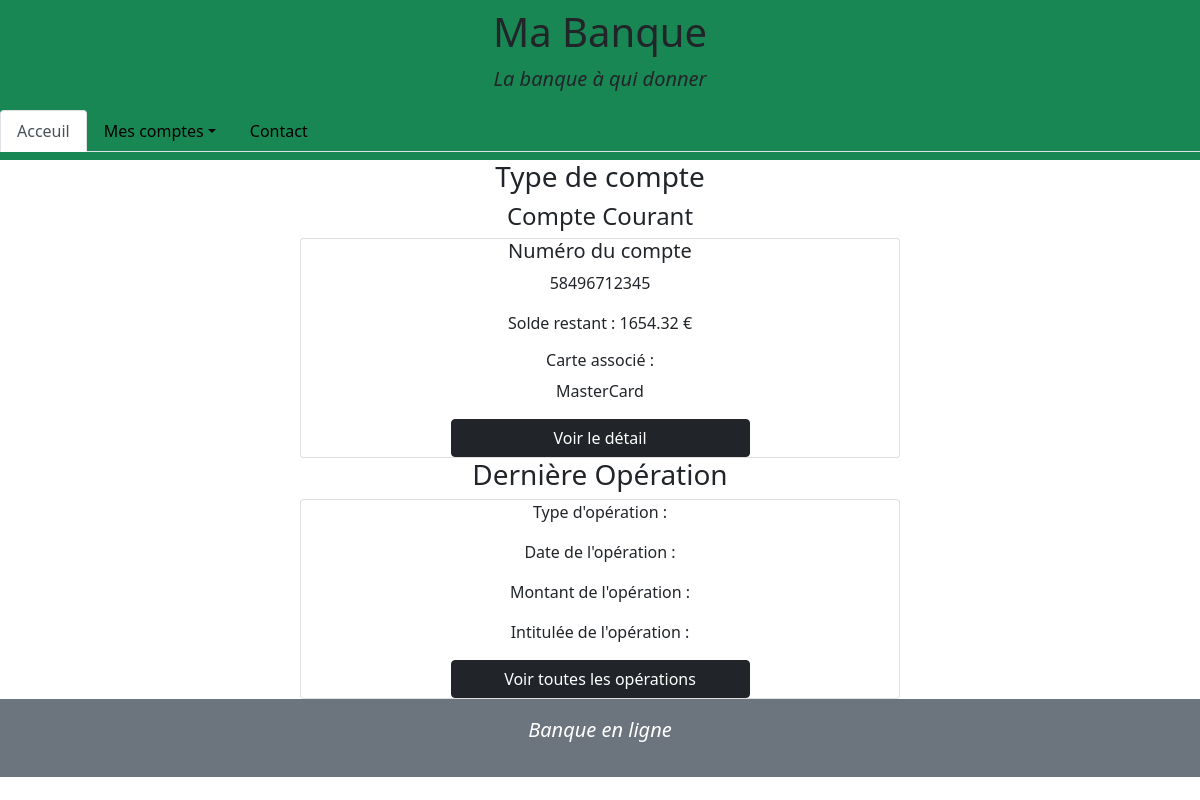
/singleCard.php?id=4 (signed in), run on the app's committed database.
### tables this page shows
CREATE TABLE credit_card (
    id INT UNSIGNED NOT NULL AUTO_INCREMENT,
    account_id INT UNSIGNED NOT NULL,
    card_number VARCHAR(16) NOT NULL,
    crypto INT(3) NOT NULL,
    card_type VARCHAR(15) NOT NULL,
    payement_perm INT(5) NOT NULL,
    debit_perm INT(5) NOT NULL,
    without_contact VARCHAR(5) NOT NULL,
    code INT(4) NOT NULL,
    PRIMARY KEY (id),
    FOREIGN KEY (account_id) REFERENCES account(id)
);

CREATE TABLE account (
    id INT UNSIGNED NOT NULL AUTO_INCREMENT,
    account_type VARCHAR(50) NOT NULL,
    create_date TIMESTAMP NOT NULL,
    account_number VARCHAR(11) NOT NULL,
    amount DECIMAL(10,2) NOT NULL,
    uncover_permission INT(20),
    customer_id INT UNSIGNED NOT NULL,
    PRIMARY KEY (id),
    FOREIGN KEY (customer_id) REFERENCES customer(id)
);

### singleCard.php (called while the page is built, shortened)
<?php
require "model/connexion.php";
require "model/accounts.php";
if(isset($_GET["id"]) && !empty($_GET["id"])) {
    $account = getAccount($db, $_GET["id"]);
}    else {
    header("Location:index.php");
}
    include "view/singleAccountView.php"
?>

### model/accounts.php (called while the page is built, shortened)
<?php
function getAccount(PDO $db, int $id) {
    $query = $db->prepare(
        "SELECT * FROM account AS a
        LEFT JOIN credit_card AS c
        ON  c.account_id = a.id
        WHERE a.id=:id"
    );
    $query->execute([
        "id" => $id
    ]);
    $result = $query->fetchAll(PDO::FETCH_ASSOC);
    return $result;
}
?>

### view/singleAccountView.php (the view)
<?php
    include "view/layout/header.php"
?>
<div class="text-center">
<h3>Type de compte</h3>
<h4><?php echo $account[0]["account_type"];?></h4>
<div class="card w-50 text-center mx-auto">
    <h5>Numéro du compte</h5>
    <p><?php echo $account[0]["account_number"];?></p>
    <p>Solde restant : <?php echo $account[0]["amount"];?> €</p>
    <h6>Carte associé :</h6>
    <p><?php echo $account[0]["card_type"];?></p>
<a class="btn btn-dark w-50 mx-auto" href="singleCard.php?id=<?php echo $account[0]["id"]?>">Voir le détail</a>
</div>
<h3>Dernière Opération</h3>
    <div class= "card w-50 text-center mx-auto">
        <p>Type d'opération : <?php echo $lastOperation[0]["operation_type"];?> </p>
        <p>Date de l'opération : <?php echo $lastOperation[0]["operation_date"];?> </p>
        <p>Montant de l'opération : <?php echo $lastOperation[0]["operation_amount"];?> </p>
        <p>Intitulée de l'opération : <?php echo $lastOperation[0]["label"];?> </p>
        <a class="btn btn-dark w-50 mx-auto" href="allOperations.php?id=<?php echo $_GET["id"]?>">Voir toutes les opérations</a>
    </div>
    </div>
<?php
    include "view/layout/footer.php";
?>

### data on the page
credit_card: account.account_type "Compte Courant", account.account_number "58496712345", account.amount "1654.32", card_type "MasterCard"
